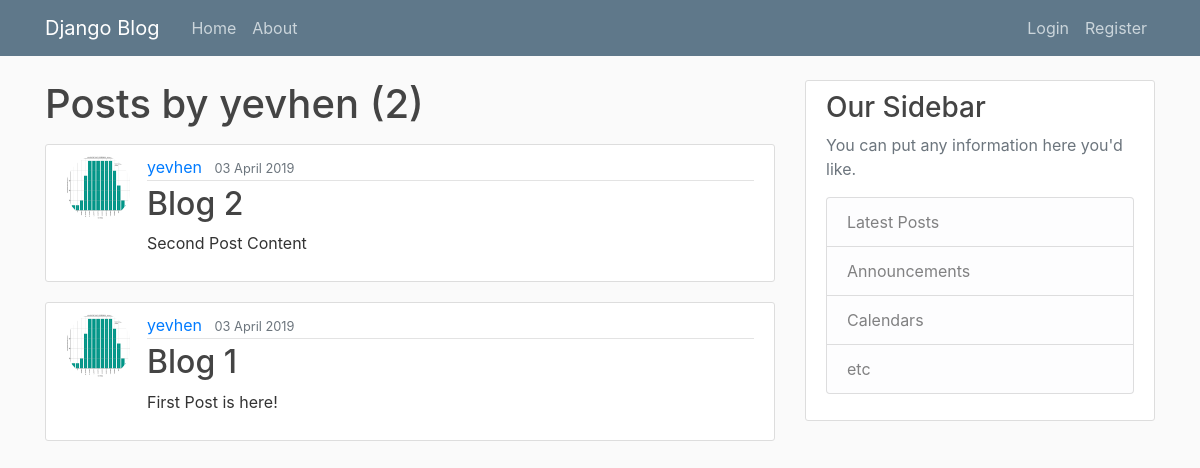
Page /user/yevhen on the earlier database version.
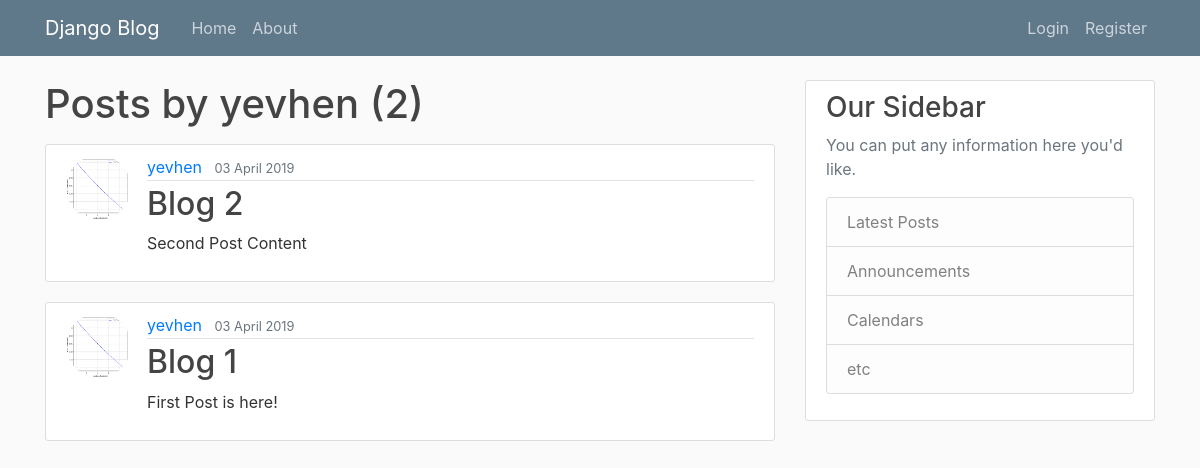
Same page on the later database version.
### blog/models.py (models this page shows, shortened)
class Post(models.Model):
    title = models.CharField(max_length=100)
    content = models.TextField()
    date_posted = models.DateTimeField(default=timezone.now)
    author = models.ForeignKey(User, on_delete=models.CASCADE)

### users/models.py (models this page shows, shortened)
class Profile(models.Model):
    user = models.OneToOneField(User, on_delete=models.CASCADE)
    image = models.ImageField(default='default.jpg', upload_to='profile_pics')

### blog/views.py (the view)
# urls.py: path('user/<str:username>', UserListView.as_view(), name='user-posts'),
class UserListView(ListView):
    model = Post
    template_name = 'blog/user_posts.html'
    context_object_name = 'posts'
    paginate_by = 5 # paginations functionality
    def get_queryset(self):
        user = get_object_or_404(User, username=self.kwargs.get('username'))
        return Post.objects.filter(author=user).order_by('-date_posted')

### blog/templates/blog/user_posts.html (shortened to what this page needs)
{% extends "blog/base.html" %}
{% block content %}
    <h1 class="mb-3">Posts by {{ view.kwargs.username }} ({{ page_obj.paginator.count }})</h1>
    {% for post in posts %}
    <article class="media content-section">
        <img class="rounded-circle article-img" src="{{ post.author.profile.image.url }}" alt="{{ post.author }}">
        <div class="media-body">
            <div class="article-metadata">
                <a class="mr-2" href="{% url 'user-posts' post.author.username %}">{{ post.author }}</a>
                <small class="text-muted">{{ post.date_posted|date:"d F Y" }}</small>
            </div>
            <h2><a class="article-title" href="{% url 'post-detail' post.id %}">{{ post.title }}</a></h2>
            <p class="article-content">{{ post.content }}</p>
        </div>
    </article>
    {% endfor %}
{% endblock content %}

Differences in the rows shown:
changed through a linked row, Post "Blog 2": author.profile.image: a different picture
changed through a linked row, Post "Blog 1": author.profile.image: a different picture
